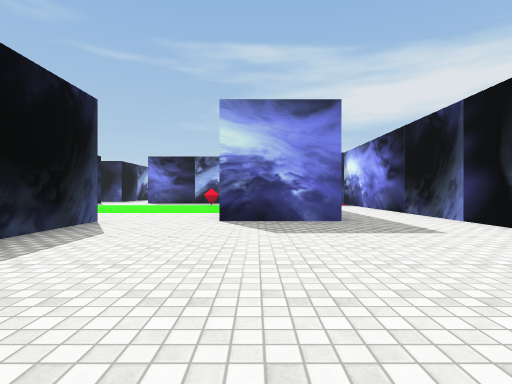
view 1 (above)

24 first-person views from a walk through a scene from a Unity 3-D project. The camera is 1.2 m above the floor, looks level and sees 80° across. The floor is counted in squares, 2 m on a side. Each view is taken from the middle of a square. On the plan, view 1 faces up. The plan holds only what a view shows up to about 9 squares ahead; the rest is blank. The place goes on beyond the plan. The player character is not drawn. Some surface patterns are stand-ins.

view 2
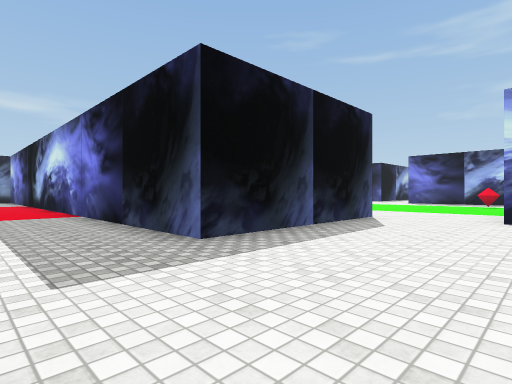

view 3
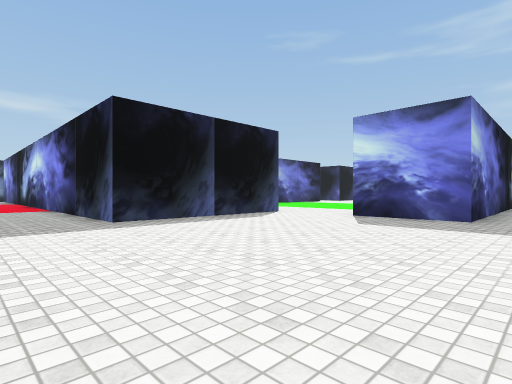

view 4
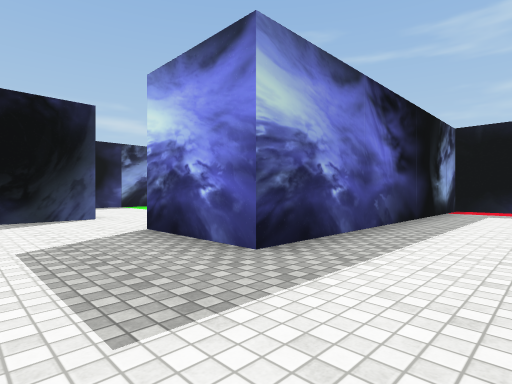

view 5
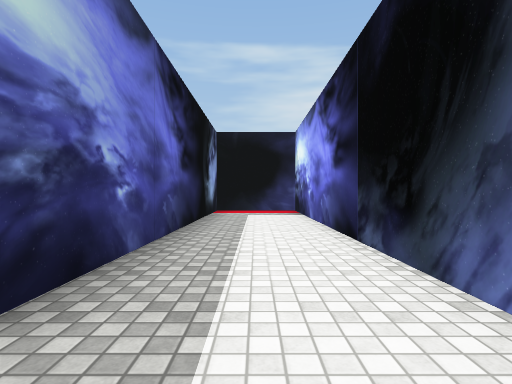

view 6
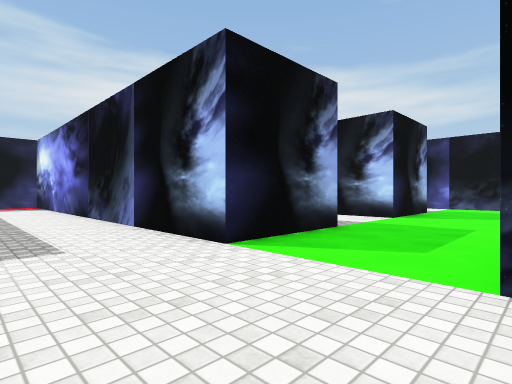

view 7
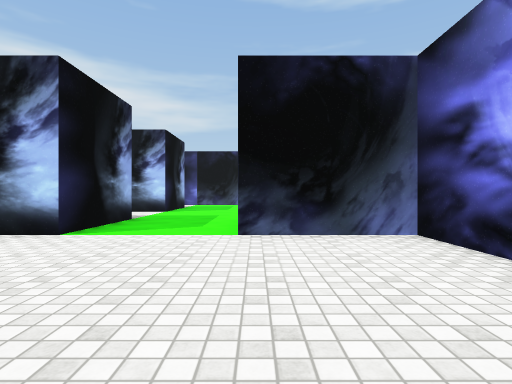

view 8
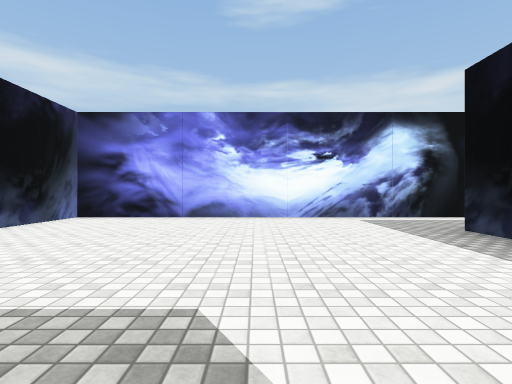

view 9
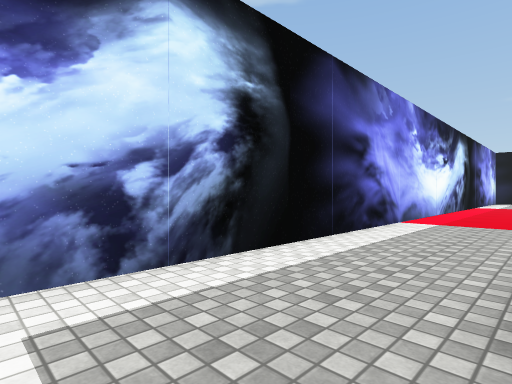

view 10
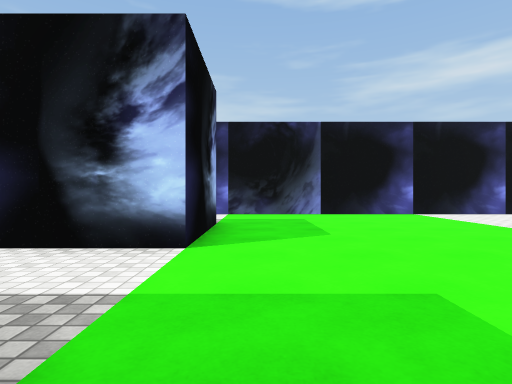

view 11
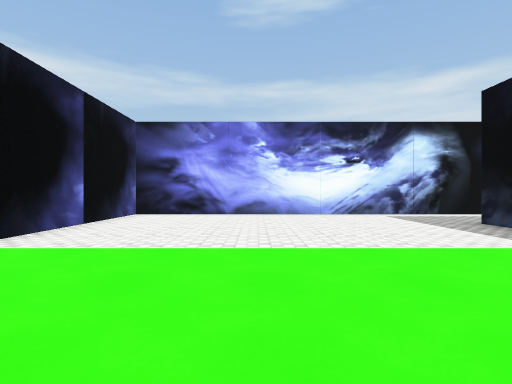

view 12
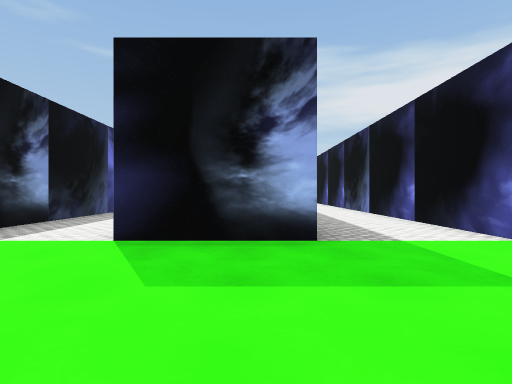

view 13
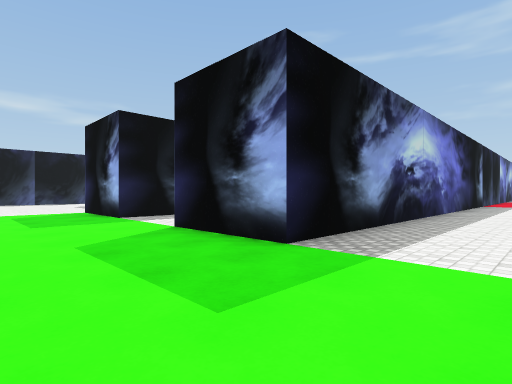

view 14
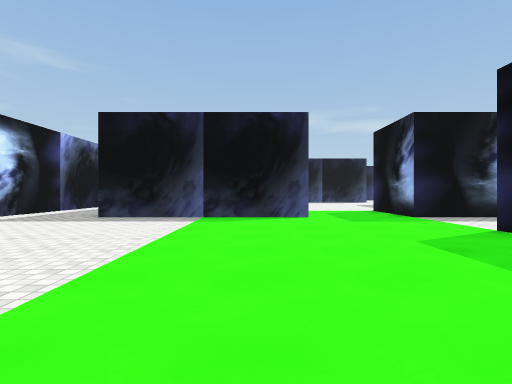

view 15
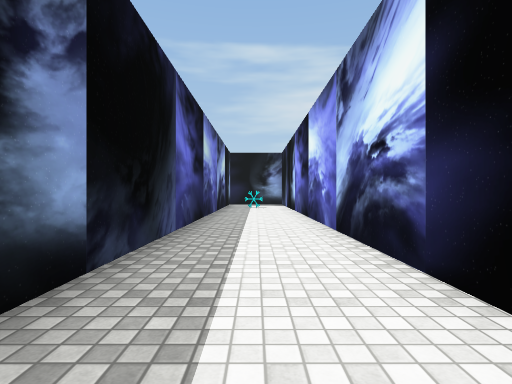

view 16
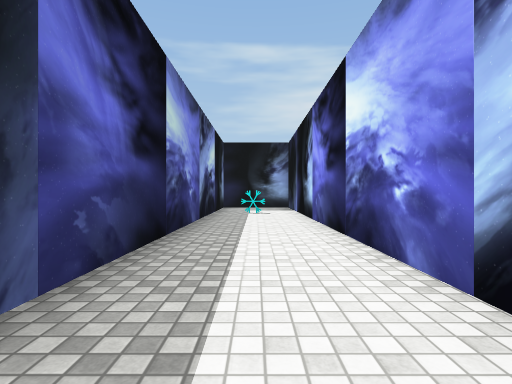

view 17
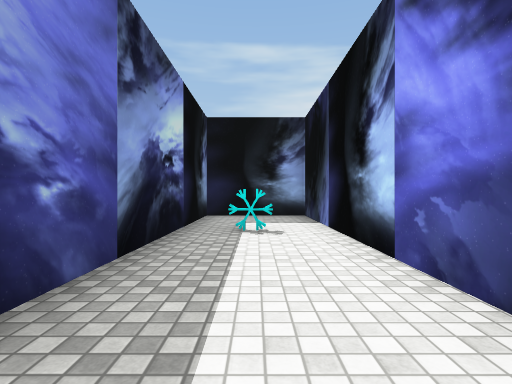

view 18
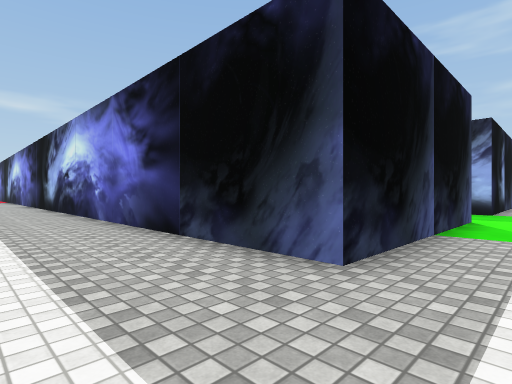

view 19
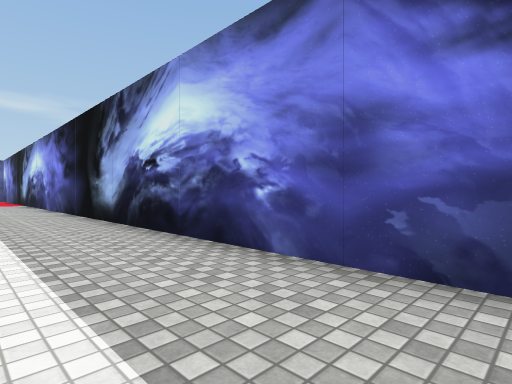

view 20
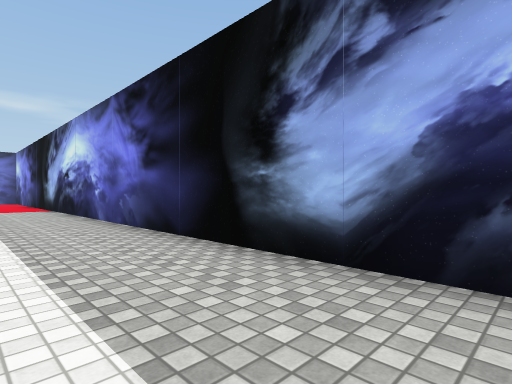

view 21
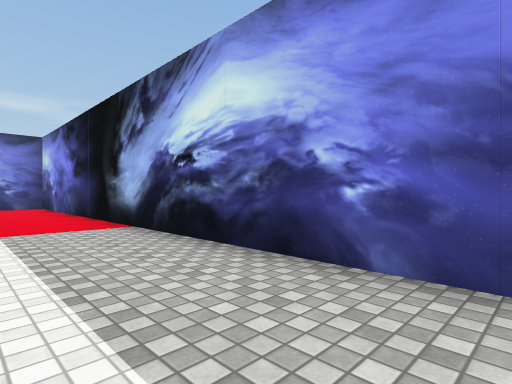

view 22
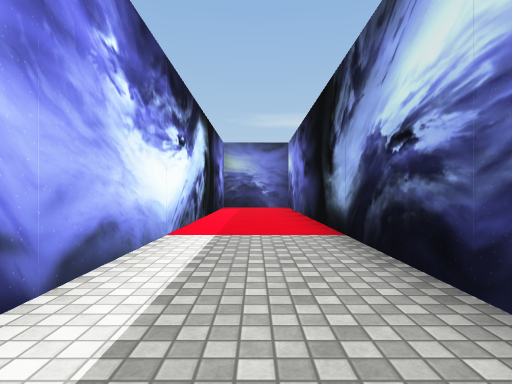

view 23
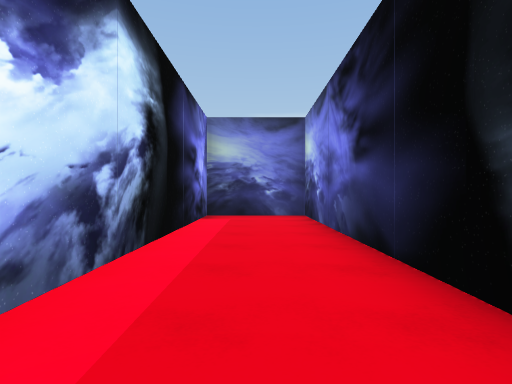

view 24
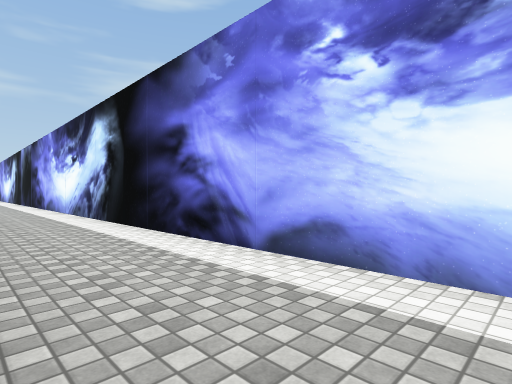

### Floor plan
Points are (right, up) in squares from view 1. A wall is a line through its corners. A room is listed if a view was taken in it or the views show most of it. See-through windows are left out.
Room 1 (views 1, 2, 3, 4, 5, 6, 7, 8, 9)
walls: (-3.2, 6.4) (-3.2, 1.3) (-10.5, 1.3); (4.3, 3.7) (4.3, 13.9); (-12.5, -1.2) (4.3, -1.2) (4.3, 1.2); (3.1, 14.7) (1.8, 14.7) (1.8, 6.3) (-0.8, 6.3)
ways out: opening at (5.5, 2.5) to room 2; opening at (-2, 6.7)
Room 2 (views 10, 11, 12, 13, 14, 15, 16, 17, 18, 19, 20, 21, 22, 23, 24)
walls: (6.8, 1.2) (6.8, -3.7) (-20.7, -3.7) (-20.7, -6.2) (-2.5, -6.2); (4.9, -6.2) (14.3, -6.2) (14.3, 9); (11.8, 11.5) (11.8, 3.7) (9.3, 3.7) (9.3, 18.7) (6.8, 18.7) (6.8, 3.7) (4.3, 3.7)
ways out: opening at (5.5, 2.5) to room 1
objects: other object (8, 16)

Where each view was taken, in squares from view 1:
view 1: 0 up, 0 right, facing up
view 2: 1 down, 0 right, facing up-left
view 3: 1 down, 3 right, facing up-left
view 4: 4 up, 4 right, facing up-left
view 5: 5 up, 3 right, facing up
view 6: 1 up, 2 right, facing up-right
view 7: 1 up, 0 right, facing right
view 8: 6 up, 0 right, facing down
view 9: 1 up, 2 left, facing down-left
view 10: 3 up, 6 right, facing right
view 11: 2 up, 11 right, facing down
view 12: 0 up, 11 right, facing up
view 13: 1 up, 14 right, facing up-left
view 14: 0 up, 14 right, facing left
view 15: 4 up, 8 right, facing up
view 16: 7 up, 8 right, facing up
view 17: 11 up, 8 right, facing up
view 18: 6 down, 8 right, facing up-left
view 19: 6 down, 3 right, facing up-left
view 20: 6 down, 2 left, facing up-left
view 21: 6 down, 8 left, facing up-left
view 22: 5 down, 9 left, facing left
view 23: 5 down, 13 left, facing left
view 24: 4 down, 13 left, facing down-right
